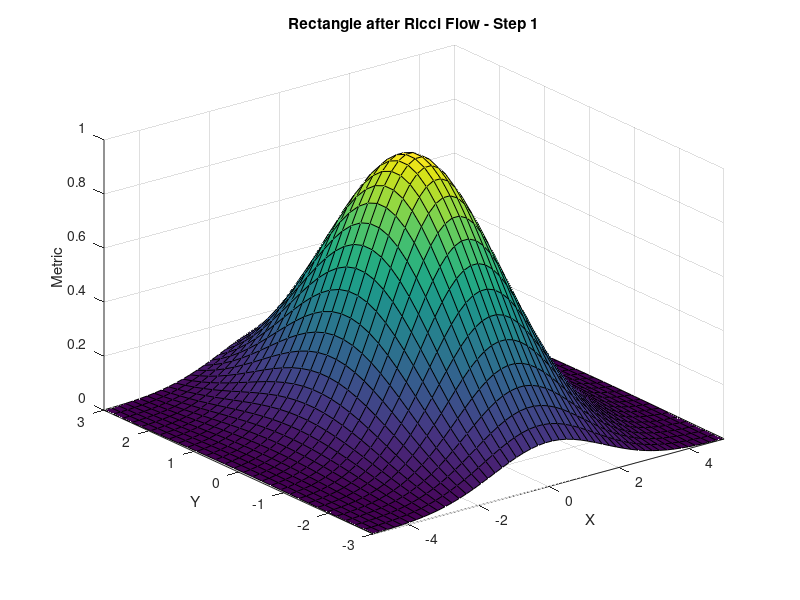

Reproduce this figure in MATLAB. (Note: this script raises an error after producing the figure.)
% Ricci_flow_example4
clear
clc
% Define the initial rectangular region
x = linspace(-5, 5, 50);
y = linspace(-3, 3, 30);
[X, Y] = meshgrid(x, y);

% Initialize the metric tensor with a non-uniform shape (initial distortion)
initial_metric = exp(-(X.^2 + Y.^2) / 5);

% Create a figure for animation
figure;
axis tight manual;
filename = 'ricci_flow_rectangle_animation.gif';

% Number of time steps and time step size
num_steps = 50;
time_step_size = 0.1;

% Evolve the metric over time steps and animate the process
for t = 1:num_steps
    % Apply Ricci flow to smooth out the metric
    smoothed_metric = initial_metric + 0.1 * del2(initial_metric) * time_step_size;
    
    % Plot the evolving rectangular region with updated metric
    surf(X, Y, smoothed_metric);
    title(['Rectangle after Ricci Flow - Step ' num2str(t)]);
    xlabel('X');
    ylabel('Y');
    zlabel('Metric');
    
    % Adjust axis for better visualization
    axis([-5, 5, -3, 3, 0, 1]);
    drawnow;
    
    % Capture the frame for animation
    frame = getframe(gcf);
    im = frame2im(frame);
    [A, map] = rgb2ind(im, 256);
    
    % Save the frame to the GIF file
    if t == 1
        imwrite(A, map, filename, 'gif', 'LoopCount', Inf, 'DelayTime', 0.1);
    else
        imwrite(A, map, filename, 'gif', 'WriteMode', 'append', 'DelayTime', 0.1);
    end
    
    % Update initial metric for the next time step
    initial_metric = smoothed_metric;
end
